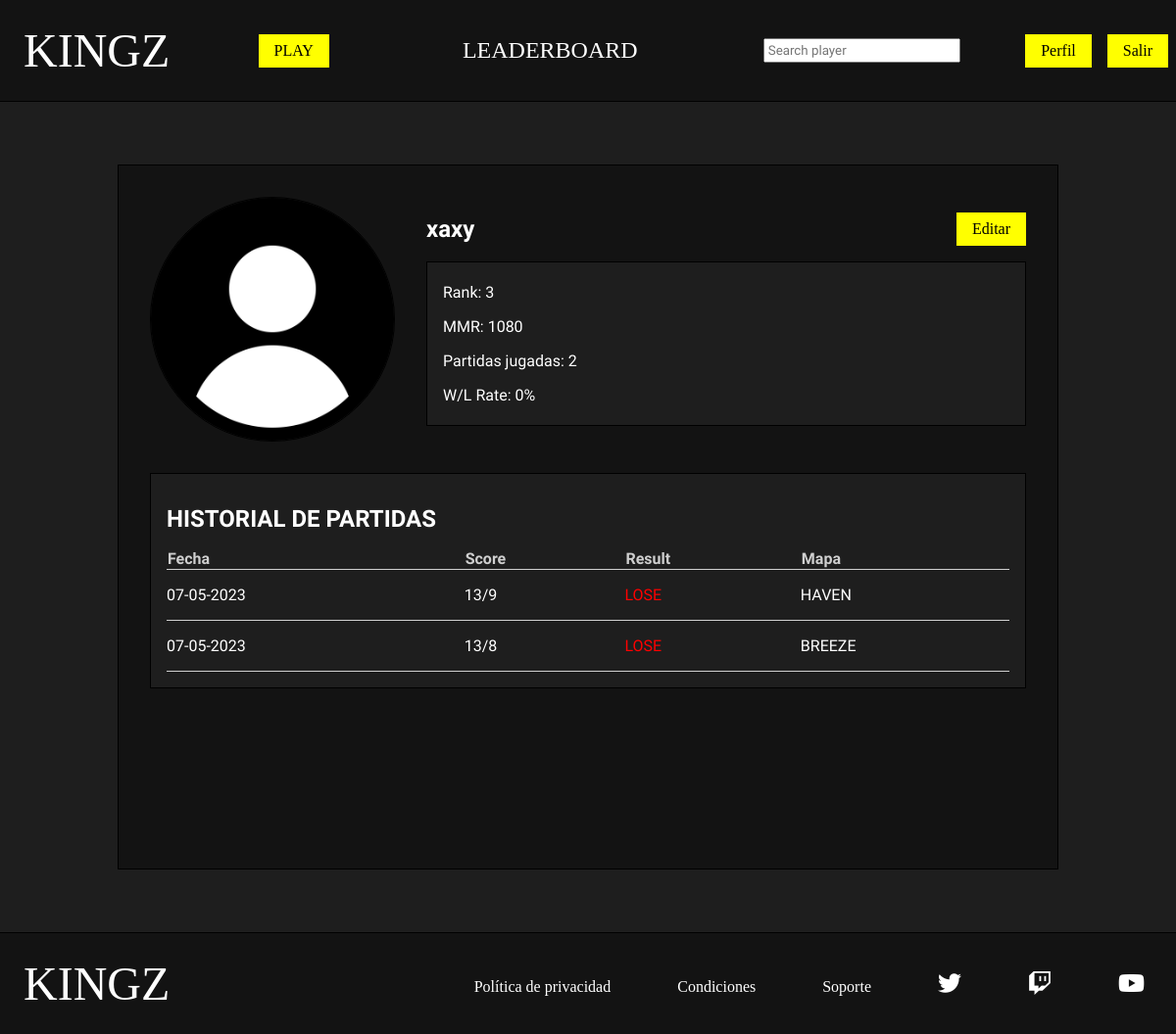
Screenshot of /php/perfil.php (signed in) with the database file from the repository.
### tables this page shows
CREATE TABLE `usuario` (
  `id` bigint(20) UNSIGNED NOT NULL,
  `nick` varchar(20) NOT NULL,
  `pass` varchar(100) NOT NULL,
  `correo` varchar(50) DEFAULT NULL,
  `foto` varchar(50) DEFAULT NULL,
  `mmr` int(5) UNSIGNED DEFAULT NULL,
  `estado` tinyint(1) UNSIGNED DEFAULT NULL,
  `en_partida` tinyint(1) UNSIGNED DEFAULT NULL,
  `buscando` tinyint(1) UNSIGNED DEFAULT NULL
);

CREATE TABLE `partida` (
  `id` bigint(20) UNSIGNED NOT NULL,
  `resultado_a` int(2) UNSIGNED DEFAULT NULL,
  `resultado_b` int(2) UNSIGNED DEFAULT NULL,
  `fecha` date NOT NULL,
  `estado` tinyint(1) UNSIGNED NOT NULL,
  `id_mapa` bigint(20) UNSIGNED DEFAULT NULL
);

CREATE TABLE `mapa` (
  `id` bigint(20) UNSIGNED NOT NULL,
  `nombre` varchar(50) NOT NULL,
  `foto` varchar(50) NOT NULL
);

### php/perfil.php (the view, shortened to what this page needs)
<?php
    require_once "funciones.php";
?>
<!DOCTYPE html>
<html lang="en">
<head>
    <link rel="stylesheet" href="../css/estilos.css">
    <link rel="stylesheet" href="https://cdnjs.cloudflare.com/ajax/libs/font-awesome/6.2.0/css/all.min.css" />
</head>
<body>
    <?php
        if(isset($_SESSION['nick']) && isset($_SESSION['pass'])){
            $nick=$_SESSION['nick'];
            $pass=$_SESSION['pass'];
            $esAdmin=comprobarAdmin($nick,$pass);
            if($esAdmin){
                headerAdmin();
                $tipo_usu="admin";
            }else{
                headerPlayer();
                $tipo_usu="player";
            }
        }else{
            headerGuest();
            $tipo_usu="guest";
        }
    ?>
    <main>
        <section id="perfil_jugador" class="seccion">
            <?php
                $id=id_jugador_por_nick($nick);
                $datos_jugador=jugador_por_id($id);
            ?>
            <div id="jugador">
                <?php
                    if($datos_jugador['foto']!=null){
                        echo "<img src=\"../img/jugador/$datos_jugador[foto]\">";
                    }else{
                        echo "<img src=\"../img/jugador/jugador.png\">";
                    }
                ?>
                <div id="datos_jugador">
                    <div id="cabecera_perfil_jugador">
                        <?php
                            echo "<h2>$datos_jugador[nick]</h2>";
                            if($datos_jugador['nick']==$nick){
                                echo '<form action="editar_perfil.php" method="post">
                                <input type="submit" id="editar_perfil" name="editar_perfil" value="Editar">
                                <input type="hidden" name="id_usuario" value="'.$id.'">
                                </form>';
                            }
                        ?>
                    </div>
                    <div id="estadisticas">
                        <div>
                            <?php
                                $rank=obtener_rank_jugador($id);
                                echo "<p>Rank: $rank</p>";
                                echo "<p>MMR: $datos_jugador[mmr]</p>";
                                $partidas_totales=partidas_totales($id);
                                if($partidas_totales>0){
                                    $partidas_ganadas=partidas_ganadas($id);
                                    $win_rate=($partidas_ganadas/$partidas_totales) * 100;
                                    $win_truncado = intval($win_rate);
                                    echo "<p>Partidas jugadas: $partidas_totales</p>";
                                    echo "<p>W/L Rate: $win_truncado%</p>";
                                }else{
                                    echo "<p>Partidas jugadas: 0</p>";
                                    echo "<p>W/L Rate: -</p>";
                                }
                            ?>
                        </div>
                    </div>
                </div>
            </div>
            <div id="historial_jugador">
                <?php
                    $historial=obtener_historial_partidas($id);
                ?>
                <h2>HISTORIAL DE PARTIDAS</h2>
                <table>
                    <thead>
                        <tr>
                            <th>Fecha</th>
                            <th>Score</th>
                            <th>Result</th>
                            <th>Mapa</th>
                        </tr>
                    </thead>
                    <tbody>
                        <?php
                            if($historial!=null){
                                for($i=0;$i<count($historial);$i++){
                                    $fecha=date("d-m-Y",strtotime($historial[$i]['fecha']));
                                    echo '<tr>
                                    <td>'.$fecha.'</td>
                                    <td>'.$historial[$i]['resultado_a'].'/'.$historial[$i]['resultado_b'].'</td>';
                                    if($historial[$i]['ganado']==true){
                                        echo '<td class="win">WIN</td>';
                                    }else{
                                        echo '<td class="lose">LOSE</td>';
                                    }
                                    echo '<td>'.$historial[$i]['mapa'].'</td>
                                    </tr>';
                                }
                            }
                        ?>
                    </tbody>
                </table>
            </div>
        </section>
    </main>
</body>
</html>

### css/estilos.css (style rules this page uses)
* { box-sizing: border-box; }
body { margin: 0%; background-color: #1e1e1e; font-family: 'Play', sans-serif; color: white; }
img { max-width: 100%; }
input[type=submit] { border: none; text-align: center; text-decoration: none; }
.seccion { width: 80%; margin: 4rem auto; min-height: 90vh; }
#perfil_jugador { display: flex; flex-direction: column; background-color: #131313; border: 1px solid black; padding: 2rem; color: white; }
#cabecera_perfil_jugador { display: flex; align-items: center; justify-content: space-between; }
#perfil_jugador h2 { margin: 1rem 0; }
#editar_perfil { background-color: yellow; padding: 0.5rem 1rem; font-family: "Jeju"; font-size: 1rem; margin: 1rem 0; }
#jugador { display: flex; width: 100%; }
#jugador img { border: 1px solid black; width: 250px; height: 250px; object-fit: cover; margin-right: 2rem; border-radius: 100%; }
#datos_jugador { display: flex; flex-direction: column; width: 100%; }
#estadisticas { display: flex; flex-wrap: wrap; background-color: #1e1e1e; padding: 0.3rem 1rem; border: 1px solid black; }
#historial_jugador { margin-top: 2rem; padding: 1rem; background-color: #1e1e1e; border: 1px solid black; }
#historial_jugador table { border-collapse: collapse; width: 100%; }
#historial_jugador tr { border-bottom: 1px solid #cfcfcf; }
#historial_jugador td { padding: 1rem 0; }
#historial_jugador th { text-align: start; color: #cfcfcf; }
.lose { color: red; }

### rows the page displays
usuario: nick "xaxy", mmr "1080", id "2"
partida: fecha "07-05-2023", resultado_a "13", resultado_b "9", id_mapa.nombre "HAVEN"
partida: fecha "07-05-2023", resultado_a "13", resultado_b "8", id_mapa.nombre "BREEZE"

### other values shown
$rank "3"
$win_truncado "0"
